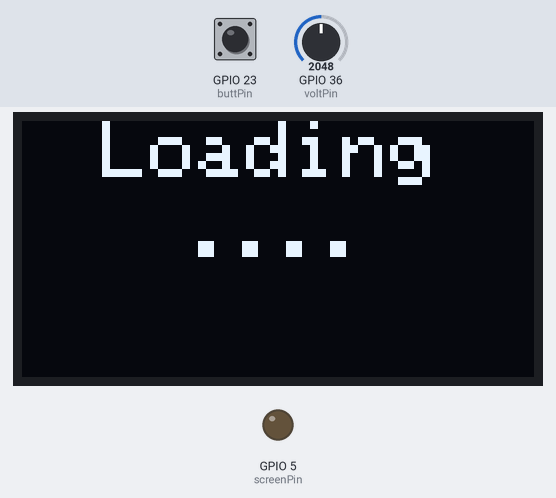
A sketch run on a simulated ESP32. On the bench: 128×64 one-colour display, output pins drawn as LEDs (lit = HIGH). The test bench sets the inputs (shaded band); at power-on: GPIO 23 (buttPin) LOW, GPIO 36 (voltPin) = 2048. What the sketch prints to the serial monitor is not drawn.

Above: at 9.3 s.
9.4 s: GPIO 23 (buttPin) pulled HIGH for 0.6 s
At 11.7 s:
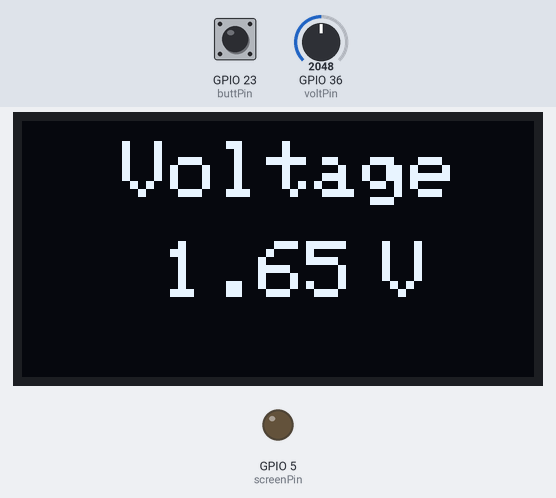
12.0 s: GPIO 23 (buttPin) pulled HIGH for 3.2 s
At 13.1 s:
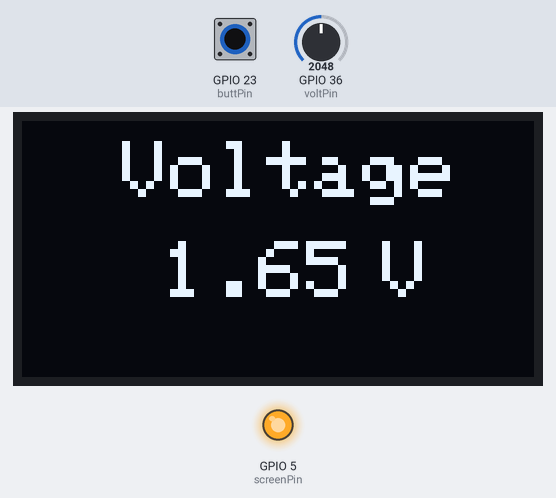
Timing chart, 0 to 17.2 s (numbered marks = the images above; inputs shaded):
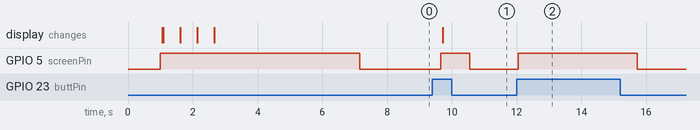

Measured:
- after the input at 9.4 s, GPIO 5 (screenPin): LOW → HIGH after 0.26 s, → LOW 0.89 s later; the display: changes after 0.31 s (image 1)
- after the input at 12.0 s, GPIO 5 (screenPin): LOW → HIGH after 0.05 s, → LOW 3.7 s later

The sketch:

read_with_screen.ino
```cpp
#include <SPI.h>
#include <Wire.h>
#include <Adafruit_GFX.h>
#include <Adafruit_SSD1306.h>

#define SCREEN_WIDTH 128 // OLED display width, in pixels
#define SCREEN_HEIGHT 64 // OLED display height, in pixels

#define OLED_RESET     -1
#define SCREEN_ADDRESS 0x3C
Adafruit_SSD1306 display(SCREEN_WIDTH, SCREEN_HEIGHT, &Wire, OLED_RESET);
const int buttPin = 23;
const int screenPin = 5;
const int voltPin = 36;
int buttonState;
float voltValue;

void setup() {
  // put your setup code here, to run once:
  Serial.begin(9600);
  pinMode(buttPin, INPUT);
  pinMode(screenPin, OUTPUT);
  pinMode(voltPin, INPUT);
  delay(1000);

  digitalWrite(screenPin, HIGH);
  loadProgramScreen();
  digitalWrite(screenPin, LOW);
  delay(1000);

}

void loop() {;
  buttonState = digitalRead(buttPin); //Check button state --> always 0, if pressed == 1;
  Serial.println(buttonState);
  voltValue = analogRead(voltPin) * 3.3/4095.0;
  if (buttonState == HIGH) {
    digitalWrite(screenPin, HIGH);
    readPotentialScreen(voltValue);
  }
  else {
    delay(500);
    digitalWrite(screenPin, LOW);
  }
  // // put your main code here, to run repeatedly:
  // display.clearDisplay();
  // display.setTextSize(2);
  // display.setTextColor(WHITE);
  // display.setCursor(0,0);
  // display.println("Hello World");
  // display.display();
  // delay(3000);

  // display.clearDisplay();


}

void readPotentialScreen (float voltage) {
  display.begin(SSD1306_SWITCHCAPVCC, SCREEN_ADDRESS);
  display.clearDisplay();
  display.setCursor(25,5);
  display.println("Voltage");
  display.setCursor(35,30);
  display.println(voltage, 2);
  display.setCursor(90,30);
  display.println("V");
  display.display();
}

void loadProgramScreen () {
      // SSD1306_SWITCHCAPVCC = generate display voltage from 3.3V internally
    if(!display.begin(SSD1306_SWITCHCAPVCC, SCREEN_ADDRESS)) {
      Serial.println(F("SSD1306 allocation failed"));
      for(;;); // Don't proceed, loop forever
    }

    display.clearDisplay();
    display.setTextSize(2);
    display.setTextColor(WHITE);
    display.setCursor(20,0);
    display.println("Loading");
    display.display();
    int count = 0;
    for (int i = 0; i <= 3; i++){
      display.setCursor(40 + i + count,20);
      display.println(".");
      display.display();
      count += 10;
      delay(500);
    }
    delay(4000);
}
```
